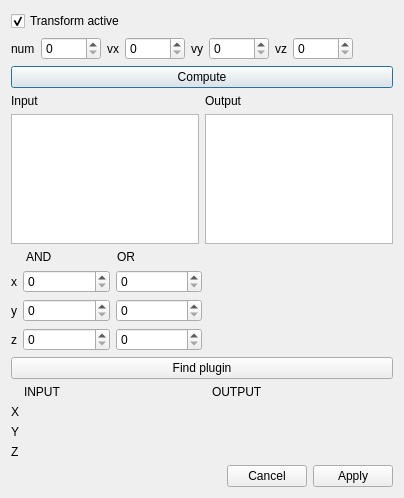
<?xml version="1.0" encoding="UTF-8"?>
<ui version="4.0">
 <class>TransformWidget</class>
 <widget class="QDialog" name="TransformWidget">
  <property name="geometry">
   <rect>
    <x>0</x>
    <y>0</y>
    <width>379</width>
    <height>498</height>
   </rect>
  </property>
  <property name="font">
   <font>
    <pointsize>9</pointsize>
   </font>
  </property>
  <property name="windowTitle">
   <string>Transform</string>
  </property>
  <layout class="QVBoxLayout" name="verticalLayout_5" stretch="0,0,0,10,0,0,0,0">
   <item>
    <widget class="QCheckBox" name="activate">
     <property name="text">
      <string>Transform active</string>
     </property>
     <property name="checked">
      <bool>true</bool>
     </property>
    </widget>
   </item>
   <item>
    <layout class="QHBoxLayout" name="horizontalLayout_2" stretch="0,0,0,0,10">
     <item>
      <layout class="QHBoxLayout" name="horizontalLayout_9" stretch="1,3">
       <item>
        <widget class="QLabel" name="label_9">
         <property name="minimumSize">
          <size>
           <width>0</width>
           <height>0</height>
          </size>
         </property>
         <property name="maximumSize">
          <size>
           <width>40</width>
           <height>100000</height>
          </size>
         </property>
         <property name="text">
          <string>num</string>
         </property>
        </widget>
       </item>
       <item>
        <widget class="QSpinBox" name="num">
         <property name="minimumSize">
          <size>
           <width>60</width>
           <height>0</height>
          </size>
         </property>
         <property name="maximumSize">
          <size>
           <width>40</width>
           <height>16777215</height>
          </size>
         </property>
        </widget>
       </item>
      </layout>
     </item>
     <item>
      <layout class="QHBoxLayout" name="horizontalLayout_10" stretch="1,3">
       <item>
        <widget class="QLabel" name="label_10">
         <property name="minimumSize">
          <size>
           <width>0</width>
           <height>0</height>
          </size>
         </property>
         <property name="maximumSize">
          <size>
           <width>40</width>
           <height>100000</height>
          </size>
         </property>
         <property name="text">
          <string>vx</string>
         </property>
        </widget>
       </item>
       <item>
        <widget class="QSpinBox" name="vx">
         <property name="minimumSize">
          <size>
           <width>60</width>
           <height>0</height>
          </size>
         </property>
         <property name="maximumSize">
          <size>
           <width>40</width>
           <height>16777215</height>
          </size>
         </property>
        </widget>
       </item>
      </layout>
     </item>
     <item>
      <layout class="QHBoxLayout" name="horizontalLayout_11" stretch="1,3">
       <item>
        <widget class="QLabel" name="label_11">
         <property name="minimumSize">
          <size>
           <width>0</width>
           <height>0</height>
          </size>
         </property>
         <property name="maximumSize">
          <size>
           <width>40</width>
           <height>100000</height>
          </size>
         </property>
         <property name="text">
          <string>vy</string>
         </property>
        </widget>
       </item>
       <item>
        <widget class="QSpinBox" name="vy">
         <property name="minimumSize">
          <size>
           <width>60</width>
           <height>0</height>
          </size>
         </property>
         <property name="maximumSize">
          <size>
           <width>40</width>
           <height>16777215</height>
          </size>
         </property>
        </widget>
       </item>
      </layout>
     </item>
     <item>
      <layout class="QHBoxLayout" name="horizontalLayout_12" stretch="1,3">
       <item>
        <widget class="QLabel" name="label_12">
         <property name="minimumSize">
          <size>
           <width>0</width>
           <height>0</height>
          </size>
         </property>
         <property name="maximumSize">
          <size>
           <width>40</width>
           <height>100000</height>
          </size>
         </property>
         <property name="text">
          <string>vz</string>
         </property>
        </widget>
       </item>
       <item>
        <widget class="QSpinBox" name="vz">
         <property name="minimumSize">
          <size>
           <width>60</width>
           <height>0</height>
          </size>
         </property>
         <property name="maximumSize">
          <size>
           <width>40</width>
           <height>16777215</height>
          </size>
         </property>
        </widget>
       </item>
      </layout>
     </item>
     <item>
      <spacer name="horizontalSpacer_2">
       <property name="orientation">
        <enum>Qt::Vertical</enum>
       </property>
       <property name="sizeHint" stdset="0">
        <size>
         <width>40</width>
         <height>20</height>
        </size>
       </property>
      </spacer>
     </item>
    </layout>
   </item>
   <item>
    <widget class="QPushButton" name="Compute">
     <property name="text">
      <string>Compute</string>
     </property>
    </widget>
   </item>
   <item>
    <layout class="QHBoxLayout" name="horizontalLayout_13">
     <item>
      <layout class="QVBoxLayout" name="verticalLayout_2">
       <item>
        <widget class="QLabel" name="inputLabel">
         <property name="text">
          <string>Input</string>
         </property>
        </widget>
       </item>
       <item>
        <widget class="QListWidget" name="InputList"/>
       </item>
      </layout>
     </item>
     <item>
      <layout class="QVBoxLayout" name="verticalLayout_3">
       <item>
        <widget class="QLabel" name="outputLabel">
         <property name="text">
          <string>Output</string>
         </property>
        </widget>
       </item>
       <item>
        <widget class="QListWidget" name="OutputList"/>
       </item>
      </layout>
     </item>
    </layout>
   </item>
   <item>
    <layout class="QHBoxLayout" name="horizontalLayout_6">
     <item>
      <layout class="QVBoxLayout" name="verticalLayout_4">
       <item>
        <layout class="QHBoxLayout" name="horizontalLayout_5" stretch="1,10,10">
         <item>
          <widget class="QLabel" name="label_6">
           <property name="text">
            <string/>
           </property>
          </widget>
         </item>
         <item>
          <widget class="QLabel" name="label">
           <property name="text">
            <string>AND</string>
           </property>
          </widget>
         </item>
         <item>
          <widget class="QLabel" name="label_2">
           <property name="text">
            <string>OR</string>
           </property>
          </widget>
         </item>
        </layout>
       </item>
       <item>
        <layout class="QHBoxLayout" name="horizontalLayout" stretch="0,10,10">
         <item>
          <widget class="QLabel" name="label_comp_x">
           <property name="text">
            <string>x</string>
           </property>
           <property name="alignment">
            <set>Qt::AlignRight|Qt::AlignTrailing|Qt::AlignVCenter</set>
           </property>
          </widget>
         </item>
         <item>
          <widget class="QSpinBox" name="plugin_x_and"/>
         </item>
         <item>
          <widget class="QSpinBox" name="plugin_x_or"/>
         </item>
        </layout>
       </item>
       <item>
        <layout class="QHBoxLayout" name="horizontalLayout_3" stretch="0,10,10">
         <item>
          <widget class="QLabel" name="label_comp_y">
           <property name="text">
            <string>y</string>
           </property>
           <property name="alignment">
            <set>Qt::AlignRight|Qt::AlignTrailing|Qt::AlignVCenter</set>
           </property>
          </widget>
         </item>
         <item>
          <widget class="QSpinBox" name="plugin_y_and"/>
         </item>
         <item>
          <widget class="QSpinBox" name="plugin_y_or"/>
         </item>
        </layout>
       </item>
       <item>
        <layout class="QHBoxLayout" name="horizontalLayout_4" stretch="0,10,10">
         <item>
          <widget class="QLabel" name="label_comp_z">
           <property name="text">
            <string>z</string>
           </property>
           <property name="alignment">
            <set>Qt::AlignRight|Qt::AlignTrailing|Qt::AlignVCenter</set>
           </property>
          </widget>
         </item>
         <item>
          <widget class="QSpinBox" name="plugin_z_and"/>
         </item>
         <item>
          <widget class="QSpinBox" name="plugin_z_or"/>
         </item>
        </layout>
       </item>
      </layout>
     </item>
     <item>
      <spacer name="horizontalSpacer">
       <property name="orientation">
        <enum>Qt::Horizontal</enum>
       </property>
       <property name="sizeHint" stdset="0">
        <size>
         <width>40</width>
         <height>20</height>
        </size>
       </property>
      </spacer>
     </item>
    </layout>
   </item>
   <item>
    <widget class="QPushButton" name="find_plugin">
     <property name="text">
      <string>Find plugin</string>
     </property>
    </widget>
   </item>
   <item>
    <layout class="QVBoxLayout" name="verticalLayout">
     <item>
      <layout class="QHBoxLayout" name="input_output_x_2" stretch="0,5,5">
       <item>
        <widget class="QLabel" name="label_and_7">
         <property name="text">
          <string/>
         </property>
        </widget>
       </item>
       <item>
        <widget class="QLabel" name="label_x_input_2">
         <property name="text">
          <string>INPUT</string>
         </property>
        </widget>
       </item>
       <item>
        <widget class="QLabel" name="label_x_output_2">
         <property name="text">
          <string>OUTPUT</string>
         </property>
        </widget>
       </item>
      </layout>
     </item>
     <item>
      <layout class="QHBoxLayout" name="input_output_x" stretch="0,5,5">
       <item>
        <widget class="QLabel" name="label_x">
         <property name="text">
          <string>X</string>
         </property>
        </widget>
       </item>
       <item>
        <widget class="QLabel" name="label_x_input">
         <property name="text">
          <string/>
         </property>
        </widget>
       </item>
       <item>
        <widget class="QLabel" name="label_x_output">
         <property name="text">
          <string/>
         </property>
        </widget>
       </item>
      </layout>
     </item>
     <item>
      <layout class="QHBoxLayout" name="input_output_y" stretch="0,5,5">
       <item>
        <widget class="QLabel" name="label_y">
         <property name="text">
          <string>Y</string>
         </property>
        </widget>
       </item>
       <item>
        <widget class="QLabel" name="label_y_input">
         <property name="text">
          <string/>
         </property>
        </widget>
       </item>
       <item>
        <widget class="QLabel" name="label_y_output">
         <property name="text">
          <string/>
         </property>
        </widget>
       </item>
      </layout>
     </item>
     <item>
      <layout class="QHBoxLayout" name="input_output_z" stretch="0,5,5">
       <item>
        <widget class="QLabel" name="label_z">
         <property name="text">
          <string>Z</string>
         </property>
        </widget>
       </item>
       <item>
        <widget class="QLabel" name="label_z_input">
         <property name="text">
          <string/>
         </property>
        </widget>
       </item>
       <item>
        <widget class="QLabel" name="label_z_output">
         <property name="text">
          <string/>
         </property>
        </widget>
       </item>
      </layout>
     </item>
    </layout>
   </item>
   <item>
    <layout class="QHBoxLayout" name="horizontalLayout_14" stretch="10,0,0">
     <item>
      <spacer name="horizontalSpacer_10">
       <property name="orientation">
        <enum>Qt::Vertical</enum>
       </property>
       <property name="sizeHint" stdset="0">
        <size>
         <width>100</width>
         <height>0</height>
        </size>
       </property>
      </spacer>
     </item>
     <item>
      <widget class="QPushButton" name="Cancel">
       <property name="text">
        <string>Cancel</string>
       </property>
      </widget>
     </item>
     <item>
      <widget class="QPushButton" name="Apply">
       <property name="text">
        <string>Apply</string>
       </property>
      </widget>
     </item>
    </layout>
   </item>
  </layout>
 </widget>
 <tabstops>
  <tabstop>num</tabstop>
  <tabstop>vx</tabstop>
  <tabstop>vy</tabstop>
  <tabstop>vz</tabstop>
  <tabstop>Compute</tabstop>
  <tabstop>InputList</tabstop>
  <tabstop>OutputList</tabstop>
  <tabstop>Cancel</tabstop>
  <tabstop>Apply</tabstop>
  <tabstop>activate</tabstop>
 </tabstops>
 <resources/>
 <connections>
  <connection>
   <sender>Compute</sender>
   <signal>clicked()</signal>
   <receiver>TransformWidget</receiver>
   <slot>compute()</slot>
   <hints>
    <hint type="sourcelabel">
     <x>372</x>
     <y>74</y>
    </hint>
    <hint type="destinationlabel">
     <x>378</x>
     <y>142</y>
    </hint>
   </hints>
  </connection>
  <connection>
   <sender>Cancel</sender>
   <signal>clicked()</signal>
   <receiver>TransformWidget</receiver>
   <slot>reject()</slot>
   <hints>
    <hint type="sourcelabel">
     <x>287</x>
     <y>490</y>
    </hint>
    <hint type="destinationlabel">
     <x>317</x>
     <y>319</y>
    </hint>
   </hints>
  </connection>
  <connection>
   <sender>Apply</sender>
   <signal>clicked()</signal>
   <receiver>TransformWidget</receiver>
   <slot>accept()</slot>
   <hints>
    <hint type="sourcelabel">
     <x>371</x>
     <y>490</y>
    </hint>
    <hint type="destinationlabel">
     <x>365</x>
     <y>319</y>
    </hint>
   </hints>
  </connection>
  <connection>
   <sender>activate</sender>
   <signal>clicked(bool)</signal>
   <receiver>TransformWidget</receiver>
   <slot>activate(bool)</slot>
   <hints>
    <hint type="sourcelabel">
     <x>33</x>
     <y>15</y>
    </hint>
    <hint type="destinationlabel">
     <x>0</x>
     <y>10</y>
    </hint>
   </hints>
  </connection>
  <connection>
   <sender>InputList</sender>
   <signal>currentRowChanged(int)</signal>
   <receiver>TransformWidget</receiver>
   <slot>change_row_column()</slot>
   <hints>
    <hint type="sourcelabel">
     <x>77</x>
     <y>181</y>
    </hint>
    <hint type="destinationlabel">
     <x>77</x>
     <y>311</y>
    </hint>
   </hints>
  </connection>
  <connection>
   <sender>OutputList</sender>
   <signal>currentRowChanged(int)</signal>
   <receiver>TransformWidget</receiver>
   <slot>change_row_column()</slot>
   <hints>
    <hint type="sourcelabel">
     <x>321</x>
     <y>152</y>
    </hint>
    <hint type="destinationlabel">
     <x>234</x>
     <y>321</y>
    </hint>
   </hints>
  </connection>
  <connection>
   <sender>find_plugin</sender>
   <signal>clicked()</signal>
   <receiver>TransformWidget</receiver>
   <slot>check_and_find()</slot>
   <hints>
    <hint type="sourcelabel">
     <x>193</x>
     <y>385</y>
    </hint>
    <hint type="destinationlabel">
     <x>179</x>
     <y>559</y>
    </hint>
   </hints>
  </connection>
  <connection>
   <sender>plugin_x_and</sender>
   <signal>editingFinished()</signal>
   <receiver>TransformWidget</receiver>
   <slot>generate_input_and_output()</slot>
   <hints>
    <hint type="sourcelabel">
     <x>52</x>
     <y>300</y>
    </hint>
    <hint type="destinationlabel">
     <x>231</x>
     <y>275</y>
    </hint>
   </hints>
  </connection>
  <connection>
   <sender>plugin_x_or</sender>
   <signal>editingFinished()</signal>
   <receiver>TransformWidget</receiver>
   <slot>generate_input_and_output()</slot>
   <hints>
    <hint type="sourcelabel">
     <x>119</x>
     <y>305</y>
    </hint>
    <hint type="destinationlabel">
     <x>265</x>
     <y>290</y>
    </hint>
   </hints>
  </connection>
  <connection>
   <sender>plugin_y_and</sender>
   <signal>editingFinished()</signal>
   <receiver>TransformWidget</receiver>
   <slot>generate_input_and_output()</slot>
   <hints>
    <hint type="sourcelabel">
     <x>64</x>
     <y>325</y>
    </hint>
    <hint type="destinationlabel">
     <x>214</x>
     <y>297</y>
    </hint>
   </hints>
  </connection>
  <connection>
   <sender>plugin_y_or</sender>
   <signal>editingFinished()</signal>
   <receiver>TransformWidget</receiver>
   <slot>generate_input_and_output()</slot>
   <hints>
    <hint type="sourcelabel">
     <x>142</x>
     <y>334</y>
    </hint>
    <hint type="destinationlabel">
     <x>216</x>
     <y>343</y>
    </hint>
   </hints>
  </connection>
  <connection>
   <sender>plugin_z_and</sender>
   <signal>editingFinished()</signal>
   <receiver>TransformWidget</receiver>
   <slot>generate_input_and_output()</slot>
   <hints>
    <hint type="sourcelabel">
     <x>34</x>
     <y>354</y>
    </hint>
    <hint type="destinationlabel">
     <x>238</x>
     <y>351</y>
    </hint>
   </hints>
  </connection>
  <connection>
   <sender>plugin_z_or</sender>
   <signal>editingFinished()</signal>
   <receiver>TransformWidget</receiver>
   <slot>generate_input_and_output()</slot>
   <hints>
    <hint type="sourcelabel">
     <x>163</x>
     <y>356</y>
    </hint>
    <hint type="destinationlabel">
     <x>262</x>
     <y>358</y>
    </hint>
   </hints>
  </connection>
 </connections>
 <slots>
  <slot>compute()</slot>
  <slot>activate(bool)</slot>
  <slot>change_row_column()</slot>
  <slot>check_and_find()</slot>
  <slot>generate_input_and_output()</slot>
 </slots>
</ui>
